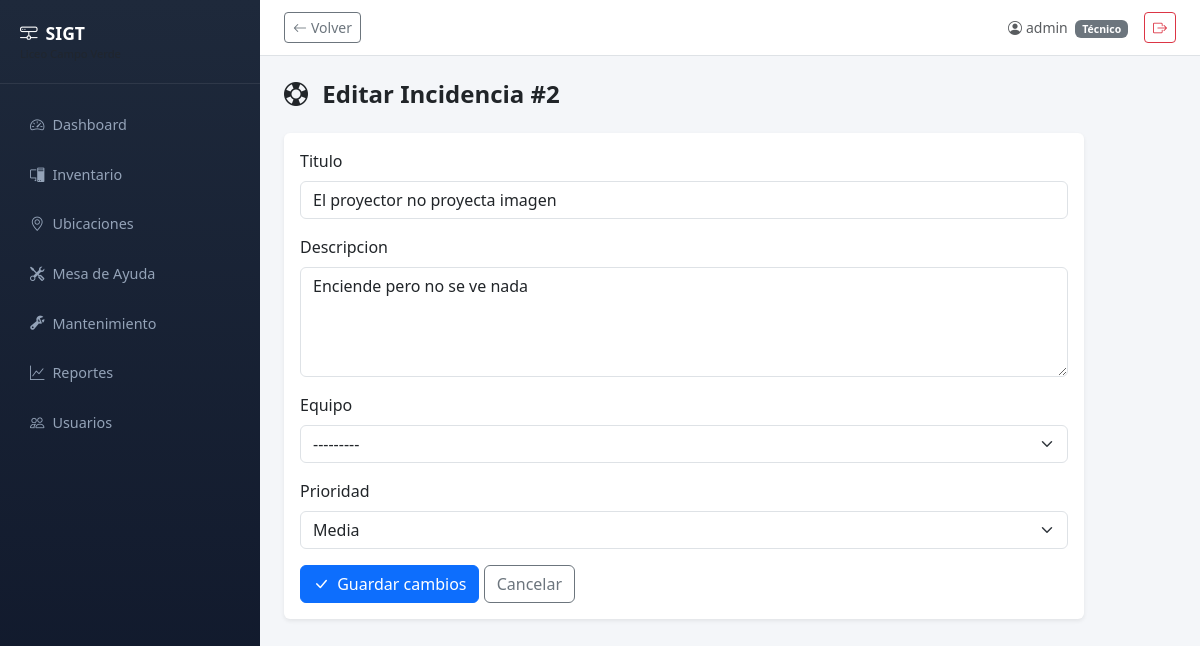
The page /mesa-ayuda/2/editar/ (signed in) on the database its author committed.
### usuarios/models.py (models this page shows, shortened)
class User(AbstractUser):
    ROL_CHOICES = [
        ('admin', 'Administrador'),
        ('tecnico', 'Técnico'),
    ]
    rol = models.CharField(max_length=10, choices=ROL_CHOICES, default='tecnico')
    telefono = models.CharField(max_length=20, blank=True)
    class Meta:
        verbose_name = 'usuario'
        verbose_name_plural = 'usuarios'

### mesa_ayuda/models.py (models this page shows, shortened)
class Incidencia(models.Model):
    PRIORIDAD_CHOICES = [
        ('baja', 'Baja'),
        ('media', 'Media'),
        ('alta', 'Alta'),
        ('urgente', 'Urgente'),
    ]
    ESTADO_CHOICES = [
        ('abierta', 'Abierta'),
        ('en_proceso', 'En Proceso'),
        ('resuelta', 'Resuelta'),
        ('cerrada', 'Cerrada'),
    ]
    titulo = models.CharField(max_length=200)
    descripcion = models.TextField()
    nombre_reportero = models.CharField(max_length=150, blank=True, help_text='Nombre de quien reporta (si no es usuario del sistema)')
    area = models.CharField(max_length=100, blank=True, help_text='Salón / área donde ocurrió la falla')
    contacto = models.CharField(max_length=100, blank=True, help_text='Email o teléfono de contacto del reportero')
    equipo = models.ForeignKey(
        'inventario.Equipo', on_delete=models.SET_NULL,
        null=True, blank=True, related_name='incidencias'
    )
    prioridad = models.CharField(max_length=10, choices=PRIORIDAD_CHOICES, default='media')
    estado = models.CharField(max_length=15, choices=ESTADO_CHOICES, default='abierta')
    tecnico_asignado = models.ForeignKey(
        settings.AUTH_USER_MODEL, on_delete=models.SET_NULL,
        null=True, blank=True, related_name='incidencias_asignadas'
    )
    creado_por = models.ForeignKey(
        settings.AUTH_USER_MODEL, on_delete=models.SET_NULL,
        null=True, related_name='incidencias_creadas'
    )
    fecha_creacion = models.DateTimeField(auto_now_add=True)
    fecha_resolucion = models.DateTimeField(null=True, blank=True)
    class Meta:
        ordering = ['-fecha_creacion']
        permissions = [
            ('puede_cerrar_incidencia', 'Puede cerrar incidencias'),
        ]

### mesa_ayuda/views.py (the view, shortened to what this page needs)
# urls.py: path('<int:pk>/editar/', views.IncidenciaUpdateView.as_view(), name='editar'),
class IncidenciaUpdateView(LoginRequiredMixin, UpdateView):
    model = Incidencia
    form_class = IncidenciaForm
    template_name = 'mesa_ayuda/incidencia_form.html'

### mesa_ayuda/forms.py
class IncidenciaForm(forms.ModelForm):
    class Meta:
        model = Incidencia
        fields = ['titulo', 'descripcion', 'equipo', 'prioridad']
        widgets = {
            'titulo': forms.TextInput(attrs={'class': 'form-control'}),
            'descripcion': forms.Textarea(attrs={'class': 'form-control', 'rows': 4}),
            'equipo': forms.Select(attrs={'class': 'form-select'}),
            'prioridad': forms.Select(attrs={'class': 'form-select'}),
        }

### inventario/models.py (called while the page is built)
    def __str__(self):
        return f'{self.tipo_display} - {self.marca} {self.modelo}'

    @property
    def tipo_display(self):
        if self.tipo == 'otro' and self.tipo_otro:
            return self.tipo_otro
        return self.get_tipo_display()

### mesa_ayuda/templates/mesa_ayuda/incidencia_form.html (shortened to what this page needs)
{% extends "base.html" %}
{% block content %}
<h4 class="fw-bold mb-4">
        <i class="bi bi-life-preserver me-2"></i>
        {% if form.instance.pk %}Editar Incidencia #{{ form.instance.pk }}{% else %}Nueva Incidencia{% endif %}
    </h4>
<div class="card border-0 shadow-sm" style="max-width: 800px;">
    <div class="card-body">
        <form method="post" novalidate>
            {% for field in form %}
            <div class="mb-3">
                <label for="{{ field.id_for_label }}" class="form-label">{{ field.label }}</label>
                {{ field }}
            </div>
            {% endfor %}
            <button type="submit" class="btn btn-primary">
                <i class="bi bi-check-lg me-1"></i>
                {% if form.instance.pk %}Guardar cambios{% else %}Crear incidencia{% endif %}
            </button>
            <a href="{% url 'mesa_ayuda:lista' %}" class="btn btn-outline-secondary">Cancelar</a>
        </form>
    </div>
</div>
{% endblock %}

### templates/base.html (shortened to what this page needs)
{% load static %}
<!DOCTYPE html>
<html lang="es" data-bs-theme="light">
<head>
    <link href="https://cdn.jsdelivr.net/npm/bootstrap@5.3.3/dist/css/bootstrap.min.css" rel="stylesheet">
    <link href="https://cdn.jsdelivr.net/npm/bootstrap-icons@1.11.3/font/bootstrap-icons.min.css" rel="stylesheet">
</head>
<body>
    <aside class="sidebar" id="sidebar">
        <div class="sidebar-brand">
            <i class="bi bi-hdd-network me-2"></i>SIGT
            <small class="d-block text-muted" style="font-size:0.7rem; font-weight:400;">Liceo Campo Verde</small>
        </div>
        <nav class="nav flex-column mt-3">
            {% for item in sidebar_items %}
            <a class="nav-link {% if request.path == item.url %}active{% endif %}" href="{{ item.url }}">
                <i class="bi {{ item.icon }} me-2"></i>{{ item.label }}
            </a>
            {% endfor %}
        </nav>
    </aside>
    <div class="main-content">
        <div class="topbar d-flex justify-content-between align-items-center">
            <div class="d-flex align-items-center gap-2">
                {% if user.is_authenticated %}
                <button type="button" class="btn btn-sm btn-outline-secondary" onclick="history.back()" title="Volver atrás">
                    <i class="bi bi-arrow-left me-1"></i>Volver
                </button>
                {% endif %}
            </div>
            <div class="d-flex align-items-center gap-3">
                {% if user.is_authenticated %}
                <span class="text-muted small">
                    <i class="bi bi-person-circle me-1"></i>{{ user.get_full_name|default:user.username }}
                    {% if user.rol %}<span class="badge bg-secondary ms-1">{{ user.get_rol_display }}</span>{% endif %}
                </span>
                <form method="post" action="{% url 'usuarios:logout' %}" class="d-inline">
                    <button type="submit" class="btn btn-sm btn-outline-danger">
                        <i class="bi bi-box-arrow-right"></i>
                    </button>
                </form>
                {% endif %}
            </div>
        </div>
        <div class="content-body">
            {% block content %}{% endblock %}
        </div>
    </div>
</body>
</html>

### templates/base.html (style rules this page uses)
:root { --sidebar-width: 260px; --sidebar-collapsed: 0px; }
body { min-height: 100vh; background: #f4f6f9; }
.sidebar { width: var(--sidebar-width); min-height: 100vh; background: linear-gradient(180deg, #1e293b 0%, #0f172a 100%); position: fixed; top: 0; left: 0; z-index: 1040; transition: transform 0.3s ease; }
.sidebar .nav-link { color: #94a3b8; padding: 0.75rem 1.25rem; border-radius: 0.5rem; margin: 2px 10px; font-size: 0.9rem; transition: all 0.2s; }
.sidebar-brand { padding: 1.25rem; border-bottom: 1px solid rgba(255,255,255,0.08); color: #fff; font-weight: 700; font-size: 1.1rem; }
.main-content { margin-left: var(--sidebar-width); transition: margin-left 0.3s ease; min-height: 100vh; }
.topbar { background: #fff; border-bottom: 1px solid #dee2e6; padding: 0.75rem 1.5rem; }
.content-body { padding: 1.5rem; }

### rows shown on the page
User: get_full_name "admin", rol "Técnico"
Incidencia: instance.pk "2", form "El proyector no proyecta imagen" "Enciende pero no se ve nada" "---------" "Media"

### other values the page prints
{{ item.label }} "Dashboard" "Inventario" "Ubicaciones" "Mesa de Ayuda" "Mantenimiento" "Reportes" "Usuarios"
{{ field.label }} "Titulo" "Descripcion" "Equipo" "Prioridad"
